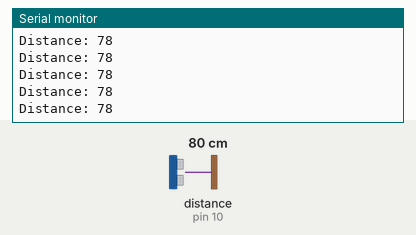
Simulated run of this sketch. Board: Arduino Uno, built with avr-gcc and run on an emulated ATmega328P. On the bench: the last lines printed to the serial monitor. Wiring (inferred from the names in the program): ultrasonic range finder: trigger pin 9; echo pin 10. Inputs (shaded band) come from the test bench; at power-on: distance to the obstacle (sensor on pin 10) 80 cm. The echo pulse lasts 58.3 µs per cm.

Above: at 1.2 s.
1.3 s: distance to the obstacle (sensor on pin 10) set to 2 cm
At 1.38 s:
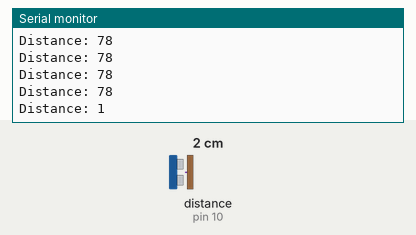
4.3 s: distance to the obstacle (sensor on pin 10) set to 250 cm
At 4.41 s:
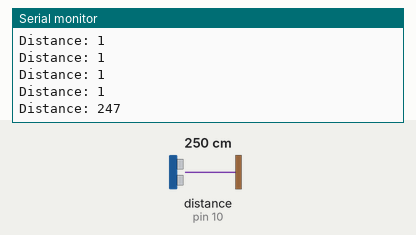
Timing chart, 0 to 7.3 s (numbered marks = the images above; inputs shaded):
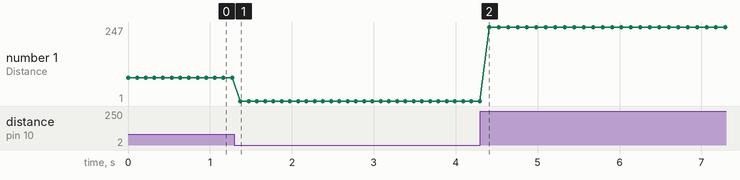

The sketch:

ultrasonic_sensor.ino
```cpp
const int trig_pin = 9;
const int echo_pin = 10;

long duration;
int distance;

void setup() {
  // put your setup code here, to run once:
pinMode(trig_pin, OUTPUT);
pinMode(echo_pin, INPUT);
Serial.begin(9600);
}

void loop() {
  // put your main code here, to run repeatedly:
  digitalWrite(trig_pin, LOW);
  delayMicroseconds(2);
  digitalWrite(trig_pin, HIGH);
  delayMicroseconds(10);
  digitalWrite(trig_pin, LOW);

  duration = pulseIn(echo_pin, HIGH);
  distance = duration *0.034/2;
  Serial.print("Distance: ");
  Serial.println(distance);
  delay(100);

}
```

Measured:
- after the input at 1.3 s, the serial monitor: prints a new line after 0.07 s (image 1)
- after the input at 4.3 s, the serial monitor: prints a new line after 0.11 s (image 2)
- plotted number 1: 78 → 1 after the input at 1.3 s, 1 → 2 after the input at 4.3 s
